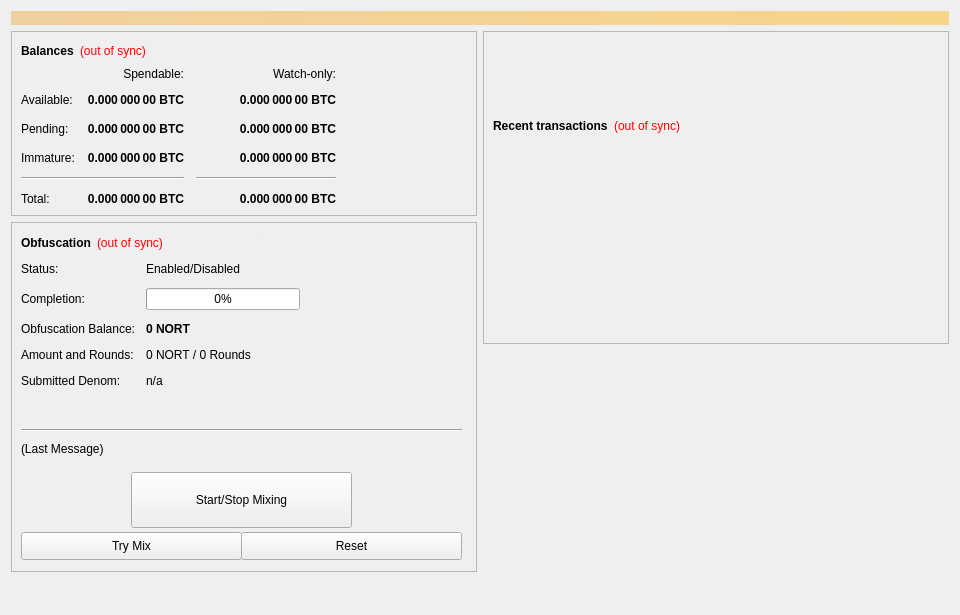
<?xml version="1.0" encoding="UTF-8"?>
<ui version="4.0">
 <class>OverviewPage</class>
 <widget class="QWidget" name="OverviewPage">
  <property name="geometry">
   <rect>
    <x>0</x>
    <y>0</y>
    <width>960</width>
    <height>615</height>
   </rect>
  </property>
  <property name="minimumSize">
   <size>
    <width>960</width>
    <height>0</height>
   </size>
  </property>
  <property name="windowTitle">
   <string>Form</string>
  </property>
  <layout class="QVBoxLayout" name="topLayout">
   <item>
    <widget class="QLabel" name="labelAlerts">
     <property name="visible">
      <bool>false</bool>
     </property>
     <property name="styleSheet">
      <string notr="true">background-color: qlineargradient(x1: 0, y1: 0, x2: 1, y2: 0, stop:0 #F0D0A0, stop:1 #F8D488); color:#000000;</string>
     </property>
     <property name="wordWrap">
      <bool>true</bool>
     </property>
     <property name="margin">
      <number>3</number>
     </property>
    </widget>
   </item>
   <item>
    <layout class="QHBoxLayout" name="horizontalLayout" stretch="1,1">
     <item>
      <layout class="QVBoxLayout" name="verticalLayout_2">
       <item>
        <widget class="QFrame" name="frame">
         <property name="frameShape">
          <enum>QFrame::StyledPanel</enum>
         </property>
         <property name="frameShadow">
          <enum>QFrame::Raised</enum>
         </property>
         <layout class="QVBoxLayout" name="verticalLayout_4">
          <item>
           <layout class="QHBoxLayout" name="horizontalLayout_4">
            <item>
             <widget class="QLabel" name="label_5">
              <property name="font">
               <font>
                <weight>75</weight>
                <bold>true</bold>
               </font>
              </property>
              <property name="text">
               <string>Balances</string>
              </property>
             </widget>
            </item>
            <item>
             <widget class="QLabel" name="labelWalletStatus">
              <property name="cursor">
               <cursorShape>WhatsThisCursor</cursorShape>
              </property>
              <property name="toolTip">
               <string>The displayed information may be out of date. Your wallet automatically synchronizes with the Northern network after a connection is established, but this process has not completed yet.</string>
              </property>
              <property name="styleSheet">
               <string notr="true">QLabel { color: red; }</string>
              </property>
              <property name="text">
               <string notr="true">(out of sync)</string>
              </property>
              <property name="alignment">
               <set>Qt::AlignLeading|Qt::AlignLeft|Qt::AlignVCenter</set>
              </property>
             </widget>
            </item>
            <item>
             <spacer name="horizontalSpacer_3">
              <property name="orientation">
               <enum>Qt::Horizontal</enum>
              </property>
              <property name="sizeHint" stdset="0">
               <size>
                <width>40</width>
                <height>20</height>
               </size>
              </property>
             </spacer>
            </item>
           </layout>
          </item>
          <item>
           <layout class="QGridLayout" name="gridLayout">
            <property name="spacing">
             <number>12</number>
            </property>
            <item row="2" column="2">
             <widget class="QLabel" name="labelWatchPending">
              <property name="font">
               <font>
                <weight>75</weight>
                <bold>true</bold>
               </font>
              </property>
              <property name="cursor">
               <cursorShape>IBeamCursor</cursorShape>
              </property>
              <property name="toolTip">
               <string>Unconfirmed transactions to watch-only addresses</string>
              </property>
              <property name="text">
               <string notr="true">0.000 000 00 BTC</string>
              </property>
              <property name="alignment">
               <set>Qt::AlignRight|Qt::AlignTrailing|Qt::AlignVCenter</set>
              </property>
              <property name="textInteractionFlags">
               <set>Qt::LinksAccessibleByMouse|Qt::TextSelectableByKeyboard|Qt::TextSelectableByMouse</set>
              </property>
             </widget>
            </item>
            <item row="2" column="1">
             <widget class="QLabel" name="labelUnconfirmed">
              <property name="font">
               <font>
                <weight>75</weight>
                <bold>true</bold>
               </font>
              </property>
              <property name="cursor">
               <cursorShape>IBeamCursor</cursorShape>
              </property>
              <property name="toolTip">
               <string>Total of transactions that have yet to be confirmed, and do not yet count toward the spendable balance</string>
              </property>
              <property name="text">
               <string notr="true">0.000 000 00 BTC</string>
              </property>
              <property name="alignment">
               <set>Qt::AlignRight|Qt::AlignTrailing|Qt::AlignVCenter</set>
              </property>
              <property name="textInteractionFlags">
               <set>Qt::LinksAccessibleByMouse|Qt::TextSelectableByKeyboard|Qt::TextSelectableByMouse</set>
              </property>
             </widget>
            </item>
            <item row="3" column="2">
             <widget class="QLabel" name="labelWatchImmature">
              <property name="font">
               <font>
                <weight>75</weight>
                <bold>true</bold>
               </font>
              </property>
              <property name="cursor">
               <cursorShape>IBeamCursor</cursorShape>
              </property>
              <property name="toolTip">
               <string>Staked or masternode rewards in watch-only addresses that has not yet matured</string>
              </property>
              <property name="text">
               <string notr="true">0.000 000 00 BTC</string>
              </property>
              <property name="alignment">
               <set>Qt::AlignRight|Qt::AlignTrailing|Qt::AlignVCenter</set>
              </property>
              <property name="textInteractionFlags">
               <set>Qt::LinksAccessibleByMouse|Qt::TextSelectableByKeyboard|Qt::TextSelectableByMouse</set>
              </property>
             </widget>
            </item>
            <item row="4" column="0" colspan="2">
             <widget class="Line" name="lineSpendableBalance">
              <property name="orientation">
               <enum>Qt::Horizontal</enum>
              </property>
             </widget>
            </item>
            <item row="4" column="2">
             <widget class="Line" name="lineWatchBalance">
              <property name="sizePolicy">
               <sizepolicy hsizetype="Preferred" vsizetype="Fixed">
                <horstretch>0</horstretch>
                <verstretch>0</verstretch>
               </sizepolicy>
              </property>
              <property name="minimumSize">
               <size>
                <width>140</width>
                <height>0</height>
               </size>
              </property>
              <property name="orientation">
               <enum>Qt::Horizontal</enum>
              </property>
             </widget>
            </item>
            <item row="5" column="0">
             <widget class="QLabel" name="labelTotalText">
              <property name="text">
               <string>Total:</string>
              </property>
             </widget>
            </item>
            <item row="3" column="1">
             <widget class="QLabel" name="labelImmature">
              <property name="font">
               <font>
                <weight>75</weight>
                <bold>true</bold>
               </font>
              </property>
              <property name="cursor">
               <cursorShape>IBeamCursor</cursorShape>
              </property>
              <property name="toolTip">
               <string>Staked or masternode rewards that has not yet matured</string>
              </property>
              <property name="text">
               <string notr="true">0.000 000 00 BTC</string>
              </property>
              <property name="alignment">
               <set>Qt::AlignRight|Qt::AlignTrailing|Qt::AlignVCenter</set>
              </property>
              <property name="textInteractionFlags">
               <set>Qt::LinksAccessibleByMouse|Qt::TextSelectableByKeyboard|Qt::TextSelectableByMouse</set>
              </property>
             </widget>
            </item>
            <item row="2" column="3">
             <spacer name="horizontalSpacer_2">
              <property name="orientation">
               <enum>Qt::Horizontal</enum>
              </property>
              <property name="sizeHint" stdset="0">
               <size>
                <width>40</width>
                <height>20</height>
               </size>
              </property>
             </spacer>
            </item>
            <item row="3" column="0">
             <widget class="QLabel" name="labelImmatureText">
              <property name="text">
               <string>Immature:</string>
              </property>
             </widget>
            </item>
            <item row="5" column="1">
             <widget class="QLabel" name="labelTotal">
              <property name="font">
               <font>
                <weight>75</weight>
                <bold>true</bold>
               </font>
              </property>
              <property name="cursor">
               <cursorShape>IBeamCursor</cursorShape>
              </property>
              <property name="toolTip">
               <string>Your current total balance</string>
              </property>
              <property name="text">
               <string notr="true">0.000 000 00 BTC</string>
              </property>
              <property name="alignment">
               <set>Qt::AlignRight|Qt::AlignTrailing|Qt::AlignVCenter</set>
              </property>
              <property name="textInteractionFlags">
               <set>Qt::LinksAccessibleByMouse|Qt::TextSelectableByKeyboard|Qt::TextSelectableByMouse</set>
              </property>
             </widget>
            </item>
            <item row="5" column="2">
             <widget class="QLabel" name="labelWatchTotal">
              <property name="font">
               <font>
                <weight>75</weight>
                <bold>true</bold>
               </font>
              </property>
              <property name="cursor">
               <cursorShape>IBeamCursor</cursorShape>
              </property>
              <property name="toolTip">
               <string>Current total balance in watch-only addresses</string>
              </property>
              <property name="text">
               <string notr="true">0.000 000 00 BTC</string>
              </property>
              <property name="alignment">
               <set>Qt::AlignRight|Qt::AlignTrailing|Qt::AlignVCenter</set>
              </property>
              <property name="textInteractionFlags">
               <set>Qt::LinksAccessibleByMouse|Qt::TextSelectableByKeyboard|Qt::TextSelectableByMouse</set>
              </property>
             </widget>
            </item>
            <item row="0" column="2">
             <widget class="QLabel" name="labelWatchonly">
              <property name="text">
               <string>Watch-only:</string>
              </property>
              <property name="alignment">
               <set>Qt::AlignRight|Qt::AlignTrailing|Qt::AlignVCenter</set>
              </property>
             </widget>
            </item>
            <item row="1" column="0">
             <widget class="QLabel" name="labelBalanceText">
              <property name="text">
               <string>Available:</string>
              </property>
             </widget>
            </item>
            <item row="1" column="1">
             <widget class="QLabel" name="labelBalance">
              <property name="font">
               <font>
                <weight>75</weight>
                <bold>true</bold>
               </font>
              </property>
              <property name="cursor">
               <cursorShape>IBeamCursor</cursorShape>
              </property>
              <property name="toolTip">
               <string>Your current spendable balance</string>
              </property>
              <property name="text">
               <string notr="true">0.000 000 00 BTC</string>
              </property>
              <property name="alignment">
               <set>Qt::AlignRight|Qt::AlignTrailing|Qt::AlignVCenter</set>
              </property>
              <property name="textInteractionFlags">
               <set>Qt::LinksAccessibleByMouse|Qt::TextSelectableByKeyboard|Qt::TextSelectableByMouse</set>
              </property>
             </widget>
            </item>
            <item row="1" column="2">
             <widget class="QLabel" name="labelWatchAvailable">
              <property name="font">
               <font>
                <weight>75</weight>
                <bold>true</bold>
               </font>
              </property>
              <property name="cursor">
               <cursorShape>IBeamCursor</cursorShape>
              </property>
              <property name="toolTip">
               <string>Your current balance in watch-only addresses</string>
              </property>
              <property name="text">
               <string notr="true">0.000 000 00 BTC</string>
              </property>
              <property name="alignment">
               <set>Qt::AlignRight|Qt::AlignTrailing|Qt::AlignVCenter</set>
              </property>
              <property name="textInteractionFlags">
               <set>Qt::LinksAccessibleByMouse|Qt::TextSelectableByKeyboard|Qt::TextSelectableByMouse</set>
              </property>
             </widget>
            </item>
            <item row="2" column="0">
             <widget class="QLabel" name="labelPendingText">
              <property name="text">
               <string>Pending:</string>
              </property>
             </widget>
            </item>
            <item row="0" column="1">
             <widget class="QLabel" name="labelSpendable">
              <property name="text">
               <string>Spendable:</string>
              </property>
              <property name="alignment">
               <set>Qt::AlignRight|Qt::AlignTrailing|Qt::AlignVCenter</set>
              </property>
             </widget>
            </item>
           </layout>
          </item>
         </layout>
        </widget>
       </item>
       <item>
        <widget class="QFrame" name="frameObfuscation">
         <property name="minimumSize">
          <size>
           <width>0</width>
           <height>350</height>
          </size>
         </property>
         <property name="layoutDirection">
          <enum>Qt::LeftToRight</enum>
         </property>
         <property name="frameShape">
          <enum>QFrame::StyledPanel</enum>
         </property>
         <property name="frameShadow">
          <enum>QFrame::Raised</enum>
         </property>
         <widget class="QWidget" name="formLayoutWidget">
          <property name="geometry">
           <rect>
            <x>10</x>
            <y>40</y>
            <width>451</width>
            <height>161</height>
           </rect>
          </property>
          <layout class="QFormLayout" name="formLayout">
           <property name="fieldGrowthPolicy">
            <enum>QFormLayout::AllNonFixedFieldsGrow</enum>
           </property>
           <property name="horizontalSpacing">
            <number>11</number>
           </property>
           <property name="verticalSpacing">
            <number>12</number>
           </property>
           <item row="0" column="0">
            <widget class="QLabel" name="label_6">
             <property name="text">
              <string>Status:</string>
             </property>
            </widget>
           </item>
           <item row="1" column="0">
            <widget class="QLabel" name="label_7">
             <property name="text">
              <string>Completion:</string>
             </property>
            </widget>
           </item>
           <item row="1" column="1">
            <widget class="QProgressBar" name="obfuscationProgress">
             <property name="maximumSize">
              <size>
               <width>154</width>
               <height>16777215</height>
              </size>
             </property>
             <property name="value">
              <number>0</number>
             </property>
            </widget>
           </item>
           <item row="2" column="0">
            <widget class="QLabel" name="labelAnonymizedText">
             <property name="text">
              <string>Obfuscation Balance:</string>
             </property>
            </widget>
           </item>
           <item row="2" column="1">
            <widget class="QLabel" name="labelAnonymized">
             <property name="font">
              <font>
               <weight>75</weight>
               <bold>true</bold>
              </font>
             </property>
             <property name="text">
              <string notr="true">0 NORT</string>
             </property>
            </widget>
           </item>
           <item row="3" column="0">
            <widget class="QLabel" name="label_8">
             <property name="text">
              <string>Amount and Rounds:</string>
             </property>
            </widget>
           </item>
           <item row="3" column="1">
            <widget class="QLabel" name="labelAmountRounds">
             <property name="text">
              <string>0 NORT / 0 Rounds</string>
             </property>
            </widget>
           </item>
           <item row="4" column="0">
            <widget class="QLabel" name="label_9">
             <property name="text">
              <string>Submitted Denom:</string>
             </property>
            </widget>
           </item>
           <item row="4" column="1">
            <widget class="QLabel" name="labelSubmittedDenom">
             <property name="toolTip">
              <string>The denominations you submitted to the Masternode.&lt;br&gt;To mix, other users must submit the exact same denominations.</string>
             </property>
             <property name="text">
              <string>n/a</string>
             </property>
            </widget>
           </item>
           <item row="0" column="1">
            <widget class="QLabel" name="obfuscationEnabled">
             <property name="text">
              <string>Enabled/Disabled</string>
             </property>
            </widget>
           </item>
          </layout>
         </widget>
         <widget class="QPushButton" name="runAutoDenom">
          <property name="geometry">
           <rect>
            <x>251</x>
            <y>17</y>
            <width>1</width>
            <height>1</height>
           </rect>
          </property>
          <property name="palette">
           <palette>
            <active>
             <colorrole role="WindowText">
              <brush brushstyle="SolidPattern">
               <color alpha="255">
                <red>0</red>
                <green>0</green>
                <blue>0</blue>
               </color>
              </brush>
             </colorrole>
             <colorrole role="Button">
              <brush brushstyle="SolidPattern">
               <color alpha="255">
                <red>239</red>
                <green>238</green>
                <blue>238</blue>
               </color>
              </brush>
             </colorrole>
             <colorrole role="Light">
              <brush brushstyle="SolidPattern">
               <color alpha="255">
                <red>255</red>
                <green>255</green>
                <blue>255</blue>
               </color>
              </brush>
             </colorrole>
             <colorrole role="Midlight">
              <brush brushstyle="SolidPattern">
               <color alpha="255">
                <red>247</red>
                <green>246</green>
                <blue>246</blue>
               </color>
              </brush>
             </colorrole>
             <colorrole role="Dark">
              <brush brushstyle="SolidPattern">
               <color alpha="255">
                <red>119</red>
                <green>119</green>
                <blue>119</blue>
               </color>
              </brush>
             </colorrole>
             <colorrole role="Mid">
              <brush brushstyle="SolidPattern">
               <color alpha="255">
                <red>159</red>
                <green>159</green>
                <blue>159</blue>
               </color>
              </brush>
             </colorrole>
             <colorrole role="Text">
              <brush brushstyle="SolidPattern">
               <color alpha="255">
                <red>0</red>
                <green>0</green>
                <blue>0</blue>
               </color>
              </brush>
             </colorrole>
             <colorrole role="BrightText">
              <brush brushstyle="SolidPattern">
               <color alpha="255">
                <red>255</red>
                <green>255</green>
                <blue>255</blue>
               </color>
              </brush>
             </colorrole>
             <colorrole role="ButtonText">
              <brush brushstyle="SolidPattern">
               <color alpha="255">
                <red>0</red>
                <green>0</green>
                <blue>0</blue>
               </color>
              </brush>
             </colorrole>
             <colorrole role="Base">
              <brush brushstyle="SolidPattern">
               <color alpha="255">
                <red>255</red>
                <green>255</green>
                <blue>255</blue>
               </color>
              </brush>
             </colorrole>
             <colorrole role="Window">
              <brush brushstyle="SolidPattern">
               <color alpha="255">
                <red>239</red>
                <green>238</green>
                <blue>238</blue>
               </color>
              </brush>
             </colorrole>
             <colorrole role="Shadow">
              <brush brushstyle="SolidPattern">
               <color alpha="255">
                <red>0</red>
                <green>0</green>
                <blue>0</blue>
               </color>
              </brush>
             </colorrole>
             <colorrole role="AlternateBase">
              <brush brushstyle="SolidPattern">
               <color alpha="255">
                <red>247</red>
                <green>246</green>
                <blue>246</blue>
               </color>
              </brush>
             </colorrole>
             <colorrole role="ToolTipBase">
              <brush brushstyle="SolidPattern">
               <color alpha="255">
                <red>255</red>
                <green>255</green>
                <blue>220</blue>
               </color>
              </brush>
             </colorrole>
             <colorrole role="ToolTipText">
              <brush brushstyle="SolidPattern">
               <color alpha="255">
                <red>0</red>
                <green>0</green>
                <blue>0</blue>
               </color>
              </brush>
             </colorrole>
            </active>
            <inactive>
             <colorrole role="WindowText">
              <brush brushstyle="SolidPattern">
               <color alpha="255">
                <red>0</red>
                <green>0</green>
                <blue>0</blue>
               </color>
              </brush>
             </colorrole>
             <colorrole role="Button">
              <brush brushstyle="SolidPattern">
               <color alpha="255">
                <red>239</red>
                <green>238</green>
                <blue>238</blue>
               </color>
              </brush>
             </colorrole>
             <colorrole role="Light">
              <brush brushstyle="SolidPattern">
               <color alpha="255">
                <red>255</red>
                <green>255</green>
                <blue>255</blue>
               </color>
              </brush>
             </colorrole>
             <colorrole role="Midlight">
              <brush brushstyle="SolidPattern">
               <color alpha="255">
                <red>247</red>
                <green>246</green>
                <blue>246</blue>
               </color>
              </brush>
             </colorrole>
             <colorrole role="Dark">
              <brush brushstyle="SolidPattern">
               <color alpha="255">
                <red>119</red>
                <green>119</green>
                <blue>119</blue>
               </color>
              </brush>
             </colorrole>
             <colorrole role="Mid">
              <brush brushstyle="SolidPattern">
               <color alpha="255">
                <red>159</red>
                <green>159</green>
                <blue>159</blue>
               </color>
              </brush>
             </colorrole>
             <colorrole role="Text">
              <brush brushstyle="SolidPattern">
               <color alpha="255">
                <red>0</red>
                <green>0</green>
                <blue>0</blue>
               </color>
              </brush>
             </colorrole>
             <colorrole role="BrightText">
              <brush brushstyle="SolidPattern">
               <color alpha="255">
                <red>255</red>
                <green>255</green>
                <blue>255</blue>
               </color>
              </brush>
             </colorrole>
             <colorrole role="ButtonText">
              <brush brushstyle="SolidPattern">
               <color alpha="255">
                <red>0</red>
                <green>0</green>
                <blue>0</blue>
               </color>
              </brush>
             </colorrole>
             <colorrole role="Base">
              <brush brushstyle="SolidPattern">
               <color alpha="255">
                <red>255</red>
                <green>255</green>
                <blue>255</blue>
               </color>
              </brush>
             </colorrole>
             <colorrole role="Window">
              <brush brushstyle="SolidPattern">
               <color alpha="255">
                <red>239</red>
                <green>238</green>
                <blue>238</blue>
               </color>
              </brush>
             </colorrole>
             <colorrole role="Shadow">
              <brush brushstyle="SolidPattern">
               <color alpha="255">
                <red>0</red>
                <green>0</green>
                <blue>0</blue>
               </color>
              </brush>
             </colorrole>
             <colorrole role="AlternateBase">
              <brush brushstyle="SolidPattern">
               <color alpha="255">
                <red>247</red>
                <green>246</green>
                <blue>246</blue>
               </color>
              </brush>
             </colorrole>
             <colorrole role="ToolTipBase">
              <brush brushstyle="SolidPattern">
               <color alpha="255">
                <red>255</red>
                <green>255</green>
                <blue>220</blue>
               </color>
              </brush>
             </colorrole>
             <colorrole role="ToolTipText">
              <brush brushstyle="SolidPattern">
               <color alpha="255">
                <red>0</red>
                <green>0</green>
                <blue>0</blue>
               </color>
              </brush>
             </colorrole>
            </inactive>
            <disabled>
             <colorrole role="WindowText">
              <brush brushstyle="SolidPattern">
               <color alpha="255">
                <red>119</red>
                <green>119</green>
                <blue>119</blue>
               </color>
              </brush>
             </colorrole>
             <colorrole role="Button">
              <brush brushstyle="SolidPattern">
               <color alpha="255">
                <red>239</red>
                <green>238</green>
                <blue>238</blue>
               </color>
              </brush>
             </colorrole>
             <colorrole role="Light">
              <brush brushstyle="SolidPattern">
               <color alpha="255">
                <red>255</red>
                <green>255</green>
                <blue>255</blue>
               </color>
              </brush>
             </colorrole>
             <colorrole role="Midlight">
              <brush brushstyle="SolidPattern">
               <color alpha="255">
                <red>247</red>
                <green>246</green>
                <blue>246</blue>
               </color>
              </brush>
             </colorrole>
             <colorrole role="Dark">
              <brush brushstyle="SolidPattern">
               <color alpha="255">
                <red>119</red>
                <green>119</green>
                <blue>119</blue>
               </color>
              </brush>
             </colorrole>
             <colorrole role="Mid">
              <brush brushstyle="SolidPattern">
               <color alpha="255">
                <red>159</red>
                <green>159</green>
                <blue>159</blue>
               </color>
              </brush>
             </colorrole>
             <colorrole role="Text">
              <brush brushstyle="SolidPattern">
               <color alpha="255">
                <red>119</red>
                <green>119</green>
                <blue>119</blue>
               </color>
              </brush>
             </colorrole>
             <colorrole role="BrightText">
              <brush brushstyle="SolidPattern">
               <color alpha="255">
                <red>255</red>
                <green>255</green>
                <blue>255</blue>
               </color>
              </brush>
             </colorrole>
             <colorrole role="ButtonText">
              <brush brushstyle="SolidPattern">
               <color alpha="255">
                <red>119</red>
                <green>119</green>
                <blue>119</blue>
               </color>
              </brush>
             </colorrole>
             <colorrole role="Base">
              <brush brushstyle="SolidPattern">
               <color alpha="255">
                <red>239</red>
                <green>238</green>
                <blue>238</blue>
               </color>
              </brush>
             </colorrole>
             <colorrole role="Window">
              <brush brushstyle="SolidPattern">
               <color alpha="255">
                <red>239</red>
                <green>238</green>
                <blue>238</blue>
               </color>
              </brush>
             </colorrole>
             <colorrole role="Shadow">
              <brush brushstyle="SolidPattern">
               <color alpha="255">
                <red>0</red>
                <green>0</green>
                <blue>0</blue>
               </color>
              </brush>
             </colorrole>
             <colorrole role="AlternateBase">
              <brush brushstyle="SolidPattern">
               <color alpha="255">
                <red>239</red>
                <green>238</green>
                <blue>238</blue>
               </color>
              </brush>
             </colorrole>
             <colorrole role="ToolTipBase">
              <brush brushstyle="SolidPattern">
               <color alpha="255">
                <red>255</red>
                <green>255</green>
                <blue>220</blue>
               </color>
              </brush>
             </colorrole>
             <colorrole role="ToolTipText">
              <brush brushstyle="SolidPattern">
               <color alpha="255">
                <red>0</red>
                <green>0</green>
                <blue>0</blue>
               </color>
              </brush>
             </colorrole>
            </disabled>
           </palette>
          </property>
          <property name="focusPolicy">
           <enum>Qt::NoFocus</enum>
          </property>
          <property name="autoFillBackground">
           <bool>true</bool>
          </property>
          <property name="text">
           <string/>
          </property>
          <property name="flat">
           <bool>true</bool>
          </property>
         </widget>
         <widget class="QPushButton" name="toggleObfuscation">
          <property name="geometry">
           <rect>
            <x>120</x>
            <y>250</y>
            <width>221</width>
            <height>56</height>
           </rect>
          </property>
          <property name="sizePolicy">
           <sizepolicy hsizetype="MinimumExpanding" vsizetype="Fixed">
            <horstretch>0</horstretch>
            <verstretch>0</verstretch>
           </sizepolicy>
          </property>
          <property name="text">
           <string>Start/Stop Mixing</string>
          </property>
         </widget>
         <widget class="Line" name="lineLastMessage">
          <property name="geometry">
           <rect>
            <x>10</x>
            <y>200</y>
            <width>441</width>
            <height>16</height>
           </rect>
          </property>
          <property name="orientation">
           <enum>Qt::Horizontal</enum>
          </property>
         </widget>
         <widget class="QLabel" name="obfuscationStatus">
          <property name="geometry">
           <rect>
            <x>10</x>
            <y>220</y>
            <width>451</width>
            <height>61</height>
           </rect>
          </property>
          <property name="minimumSize">
           <size>
            <width>288</width>
            <height>43</height>
           </size>
          </property>
          <property name="text">
           <string>(Last Message)</string>
          </property>
          <property name="alignment">
           <set>Qt::AlignLeading|Qt::AlignLeft|Qt::AlignTop</set>
          </property>
          <property name="wordWrap">
           <bool>true</bool>
          </property>
         </widget>
         <widget class="QPushButton" name="obfuscationAuto">
          <property name="geometry">
           <rect>
            <x>10</x>
            <y>310</y>
            <width>221</width>
            <height>28</height>
           </rect>
          </property>
          <property name="sizePolicy">
           <sizepolicy hsizetype="MinimumExpanding" vsizetype="Fixed">
            <horstretch>0</horstretch>
            <verstretch>0</verstretch>
           </sizepolicy>
          </property>
          <property name="toolTip">
           <string>Try to manually submit a Obfuscation request.</string>
          </property>
          <property name="text">
           <string>Try Mix</string>
          </property>
         </widget>
         <widget class="QPushButton" name="obfuscationReset">
          <property name="geometry">
           <rect>
            <x>230</x>
            <y>310</y>
            <width>221</width>
            <height>28</height>
           </rect>
          </property>
          <property name="sizePolicy">
           <sizepolicy hsizetype="MinimumExpanding" vsizetype="Fixed">
            <horstretch>0</horstretch>
            <verstretch>0</verstretch>
           </sizepolicy>
          </property>
          <property name="toolTip">
           <string>Reset the current status of Obfuscation (can interrupt Obfuscation if it's in the process of Mixing, which can cost you money!)</string>
          </property>
          <property name="autoFillBackground">
           <bool>false</bool>
          </property>
          <property name="text">
           <string>Reset</string>
          </property>
         </widget>
         <widget class="QWidget" name="layoutWidget">
          <property name="geometry">
           <rect>
            <x>10</x>
            <y>10</y>
            <width>431</width>
            <height>22</height>
           </rect>
          </property>
          <layout class="QHBoxLayout" name="horizontalLayout_5">
           <item>
            <widget class="QLabel" name="label_2">
             <property name="font">
              <font>
               <weight>75</weight>
               <bold>true</bold>
              </font>
             </property>
             <property name="text">
              <string>Obfuscation</string>
             </property>
            </widget>
           </item>
           <item>
            <widget class="QLabel" name="labelObfuscationSyncStatus">
             <property name="toolTip">
              <string>The displayed information may be out of date. Your wallet automatically synchronizes with the Northern network after a connection is established, but this process has not completed yet.</string>
             </property>
             <property name="styleSheet">
              <string notr="true">QLabel { color: red; }</string>
             </property>
             <property name="text">
              <string notr="true">(out of sync)</string>
             </property>
             <property name="alignment">
              <set>Qt::AlignLeading|Qt::AlignLeft|Qt::AlignVCenter</set>
             </property>
            </widget>
           </item>
           <item>
            <spacer name="horizontalSpacer_4">
             <property name="orientation">
              <enum>Qt::Horizontal</enum>
             </property>
             <property name="sizeHint" stdset="0">
              <size>
               <width>40</width>
               <height>20</height>
              </size>
             </property>
            </spacer>
           </item>
          </layout>
         </widget>
        </widget>
       </item>
       <item>
        <spacer name="verticalSpacer">
         <property name="orientation">
          <enum>Qt::Vertical</enum>
         </property>
         <property name="sizeHint" stdset="0">
          <size>
           <width>20</width>
           <height>40</height>
          </size>
         </property>
        </spacer>
       </item>
      </layout>
     </item>
     <item>
      <layout class="QVBoxLayout" name="verticalLayout_3">
       <item>
        <widget class="QFrame" name="frame_2">
         <property name="frameShape">
          <enum>QFrame::StyledPanel</enum>
         </property>
         <property name="frameShadow">
          <enum>QFrame::Raised</enum>
         </property>
         <layout class="QVBoxLayout" name="verticalLayout">
          <item>
           <spacer name="verticalSpacer_3">
            <property name="orientation">
             <enum>Qt::Vertical</enum>
            </property>
            <property name="sizeType">
             <enum>QSizePolicy::Fixed</enum>
            </property>
            <property name="sizeHint" stdset="0">
             <size>
              <width>20</width>
              <height>75</height>
             </size>
            </property>
           </spacer>
          </item>
          <item>
           <layout class="QHBoxLayout" name="horizontalLayout_2">
            <item>
             <widget class="QLabel" name="label_4">
              <property name="font">
               <font>
                <weight>75</weight>
                <bold>true</bold>
               </font>
              </property>
              <property name="text">
               <string>Recent transactions</string>
              </property>
             </widget>
            </item>
            <item>
             <widget class="QLabel" name="labelTransactionsStatus">
              <property name="cursor">
               <cursorShape>WhatsThisCursor</cursorShape>
              </property>
              <property name="toolTip">
               <string>The displayed information may be out of date. Your wallet automatically synchronizes with the Northern network after a connection is established, but this process has not completed yet.</string>
              </property>
              <property name="styleSheet">
               <string notr="true">QLabel { color: red; }</string>
              </property>
              <property name="text">
               <string notr="true">(out of sync)</string>
              </property>
              <property name="alignment">
               <set>Qt::AlignRight|Qt::AlignTrailing|Qt::AlignVCenter</set>
              </property>
             </widget>
            </item>
            <item>
             <spacer name="horizontalSpacer">
              <property name="orientation">
               <enum>Qt::Horizontal</enum>
              </property>
              <property name="sizeHint" stdset="0">
               <size>
                <width>40</width>
                <height>20</height>
               </size>
              </property>
             </spacer>
            </item>
           </layout>
          </item>
          <item>
           <widget class="QListView" name="listTransactions">
            <property name="styleSheet">
             <string notr="true">QListView { background: transparent; }</string>
            </property>
            <property name="frameShape">
             <enum>QFrame::NoFrame</enum>
            </property>
            <property name="verticalScrollBarPolicy">
             <enum>Qt::ScrollBarAlwaysOff</enum>
            </property>
            <property name="horizontalScrollBarPolicy">
             <enum>Qt::ScrollBarAlwaysOff</enum>
            </property>
            <property name="selectionMode">
             <enum>QAbstractItemView::NoSelection</enum>
            </property>
           </widget>
          </item>
         </layout>
        </widget>
       </item>
       <item>
        <spacer name="verticalSpacer_2">
         <property name="orientation">
          <enum>Qt::Vertical</enum>
         </property>
         <property name="sizeType">
          <enum>QSizePolicy::Expanding</enum>
         </property>
         <property name="sizeHint" stdset="0">
          <size>
           <width>20</width>
           <height>40</height>
          </size>
         </property>
        </spacer>
       </item>
      </layout>
     </item>
    </layout>
   </item>
  </layout>
 </widget>
 <resources/>
 <connections/>
</ui>
